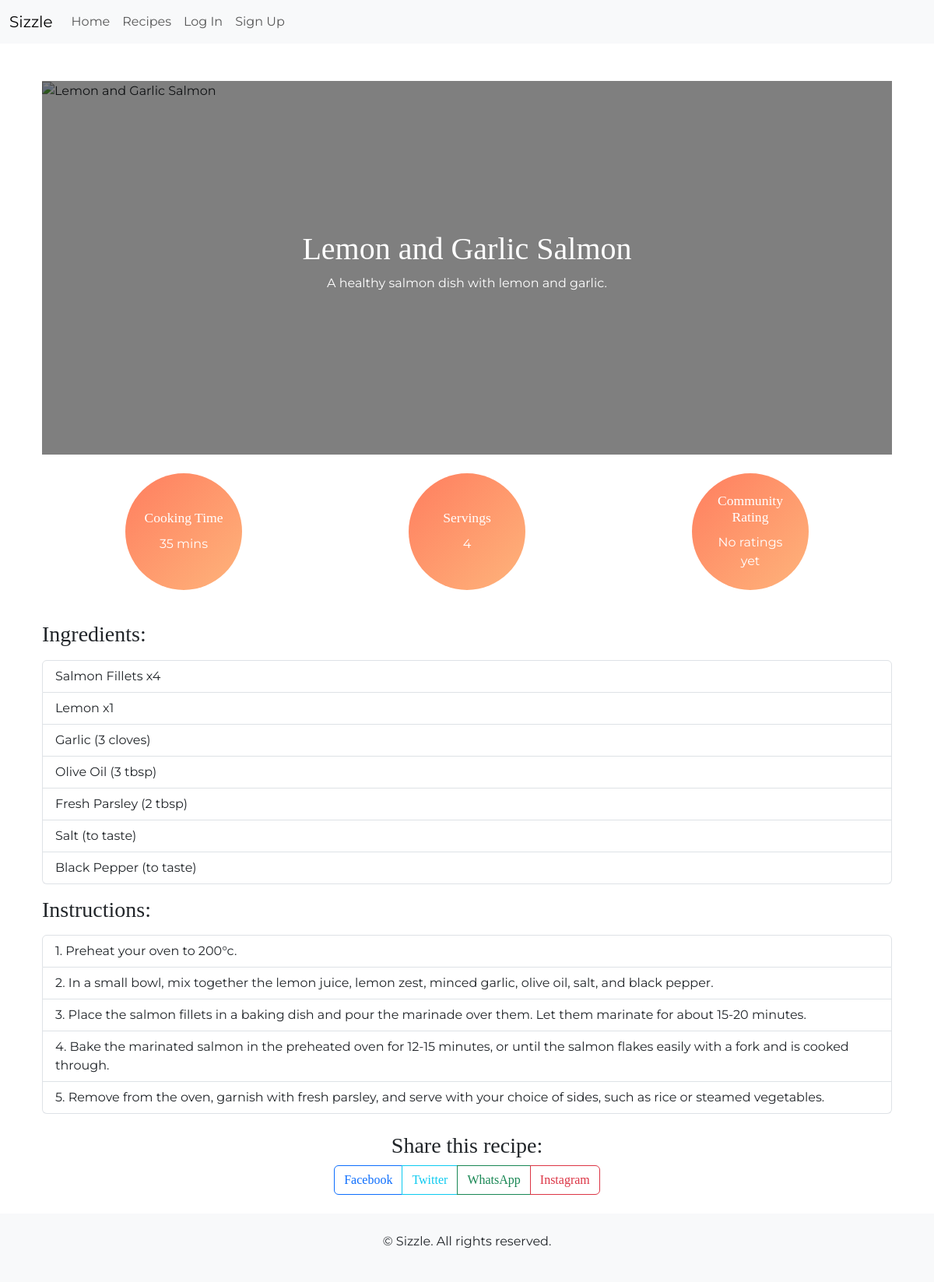
Screenshot of /recipe/lemon-and-garlic-salmon/ with the database file from the repository.
### recipes/models.py (models this page shows, shortened)
class Recipe(models.Model):
    title = models.CharField(max_length=40)
    slug = models.SlugField(max_length=35, unique=True)
    author = models.ForeignKey(User, on_delete=models.CASCADE, related_name="user_recipes")
    featured_image = CloudinaryField('image')
    description = models.TextField(max_length=45)
    ingredients = models.TextField(null=True, blank=True)
    instructions = models.TextField()
    cooking_time = models.IntegerField()
    servings = models.IntegerField()
    created_on = models.DateTimeField(auto_now_add=True)
    average_rating = models.FloatField(default=0)
    class Meta:
        ordering = ['-created_on']

### recipes/views.py (the view)
# urls.py: path('recipe/<slug:slug>/', views.recipe_detail, name='recipe_detail'), # Recipe detail page
def recipe_detail(request, slug):
    recipe = get_object_or_404(Recipe, slug=slug)
    existing_rating = None
    if request.user.is_authenticated:
        existing_rating = recipe.ratings.filter(user=request.user).first()
    if request.method == 'POST':
        if request.user.is_authenticated:
            rating_form = RatingForm(request.POST)
            if rating_form.is_valid():
                if existing_rating:
                    existing_rating.score = rating_form.cleaned_data['score']
                    existing_rating.save()
                    messages.success(request, 'Your rating has been updated!')
                else:
                    rating = rating_form.save(commit=False)
                    rating.recipe = recipe
                    rating.user = request.user
                    rating.save()
                    messages.success(request, 'Your rating has been submitted!')
                recipe.update_average_rating()
                return redirect('recipe_detail', slug=slug)
            else:
                messages.error(request, 'Please correct the errors below.')
        else:
            messages.error(request, 'You need to be logged in to rate this recipe.')
            rating_form = RatingForm()
    else:
        rating_form = RatingForm()
    return render(request, 'recipes/recipe_detail.html', {
        'recipe': recipe,
        'rating_form': rating_form,
        'existing_rating': existing_rating,
    })

### templates/recipes/recipe_detail.html (shortened to what this page needs)
{% extends 'base.html' %}
{% load custom_filters %}
{% block content %}
<div class="container mt-5">
    {% if recipe.featured_image %}
    <div class="hero-container mb-4">
        <img src="{{ recipe.featured_image.url }}" alt="{{ recipe.title }}" class="hero-image">
        <div class="hero-overlay">
            <div class="hero-text">
                <h1>{{ recipe.title }}</h1>
                <p>{{ recipe.description }}</p>
            </div>
        </div>
    </div>
    {% endif %}
    <div class="container mt-4">
        <div class="row text-center">
            <div class="col-12 col-md-4 mb-3">
                <div class="info-circle d-flex justify-content-center align-items-center mx-auto">
                    <div>
                        <h4>Cooking Time</h4>
                        <p>{{ recipe.cooking_time }} mins</p>
                    </div>
                </div>
            </div>
            <div class="col-12 col-md-4 mb-3">
                <div class="info-circle d-flex justify-content-center align-items-center mx-auto">
                    <div>
                        <h4>Servings</h4>
                        <p>{{ recipe.servings }}</p>
                    </div>
                </div>
            </div>
            <div class="col-12 col-md-4 mb-3">
                <div class="info-circle d-flex justify-content-center align-items-center mx-auto">
                    <div>
                        <h4>Community Rating</h4>
                        {% if recipe.average_rating %}
                        <p>{{ recipe.average_rating|floatformat:1 }} / 5</p>
                        {% else %}
                        <p>No ratings yet</p>
                        {% endif %}
                    </div>
                </div>
            </div>
        </div>
    </div>
    <div class="recipe-details my-4">
        <h3 class="my-2">Ingredients:</h3>
        <ul class="list-group my-3">
            {% for ingredient in recipe.ingredients.splitlines %}
            <li class="list-group-item">{{ ingredient }}</li>
            {% endfor %}
        </ul>
        <h3 class="my-2">Instructions:</h3>
        <ol class="list-group my-3">
            {% for instruction in recipe.instructions.splitlines %}
            <li class="list-group-item">{{ instruction }}</li>
            {% endfor %}
        </ol>
<div class="social-share text-center mt-4">
    <h3 class="my-2">Share this recipe:</h3>
    <div class="btn-group" role="group" aria-label="Social Media Share Buttons">
        <a href="https://www.facebook.com/sharer/sharer.php?u={{ request.build_absolute_uri }}" target="_blank"
            class="btn btn-outline-primary">Facebook</a>
        <a href="https://twitter.com/intent/tweet?text={{ recipe.title }}&url={{ request.build_absolute_uri }}"
            target="_blank" class="btn btn-outline-info">Twitter</a>
        <a href="https://api.whatsapp.com/send?text={{ recipe.title }} {{ request.build_absolute_uri }}"
            target="_blank" class="btn btn-outline-success">WhatsApp</a>
        <button class="btn btn-outline-danger" data-bs-toggle="modal" data-bs-target="#instagramModal">Instagram</button>
    </div>
</div>
{% endblock %}

### assets/css/style.css (style rules this page uses)
h1, h2, h3, h4, h5, .btn { font-family: 'Playfair Display', serif; }
body, p { font-family: 'Montserrat', sans-serif; }
.hero-container { position: relative; height: 60vh; overflow: hidden; }
.hero-image { width: 100%; height: 100%; object-fit: cover; }
.hero-overlay { position: absolute; top: 0; left: 0; right: 0; bottom: 0; background: rgba(0, 0, 0, 0.5); display: flex; justify-content: center; align-items: center; color: white; }
.hero-text { text-align: center; }
.info-circle { width: 150px; height: 150px; border-radius: 50%; background: linear-gradient(135deg, #ff7e5f, #feb47b); padding: 20px; text-align: center; }
.info-circle h4 { font-size: 1.1rem; margin-bottom: 10px; color: white; }
.info-circle p { margin-bottom: 0; color: white; }

### rows the page displays
Recipe: title "Lemon and Garlic Salmon", description "A healthy salmon dish with lemon and garlic.", cooking_time "35", servings "4"

### other values shown
{{ ingredient }} "Salmon Fillets x4" "Lemon x1" "Garlic (3 cloves)" "Olive Oil (3 tbsp)" "Fresh Parsley (2 tbsp)" "Salt (to taste)" "Black Pepper (to taste)"
{{ instruction }} "1. Preheat your oven to 200°c." "2. In a small bowl, mix together the lemon juice, lemon zest, minced garlic, olive oil, salt, and black pepper." "3. Place the salmon fillets in a baking dish and pour the marinade over them. Let them marinate for about 15-20 minutes." "4. Bake the marinated salmon in the preheated oven for 12-15 minutes, or until the salmon flakes easily with a fork and is cooked through." "5. Remove from the oven, garnish with fresh parsley, and serve with your choice of sides, such as rice or steamed vegetables."
